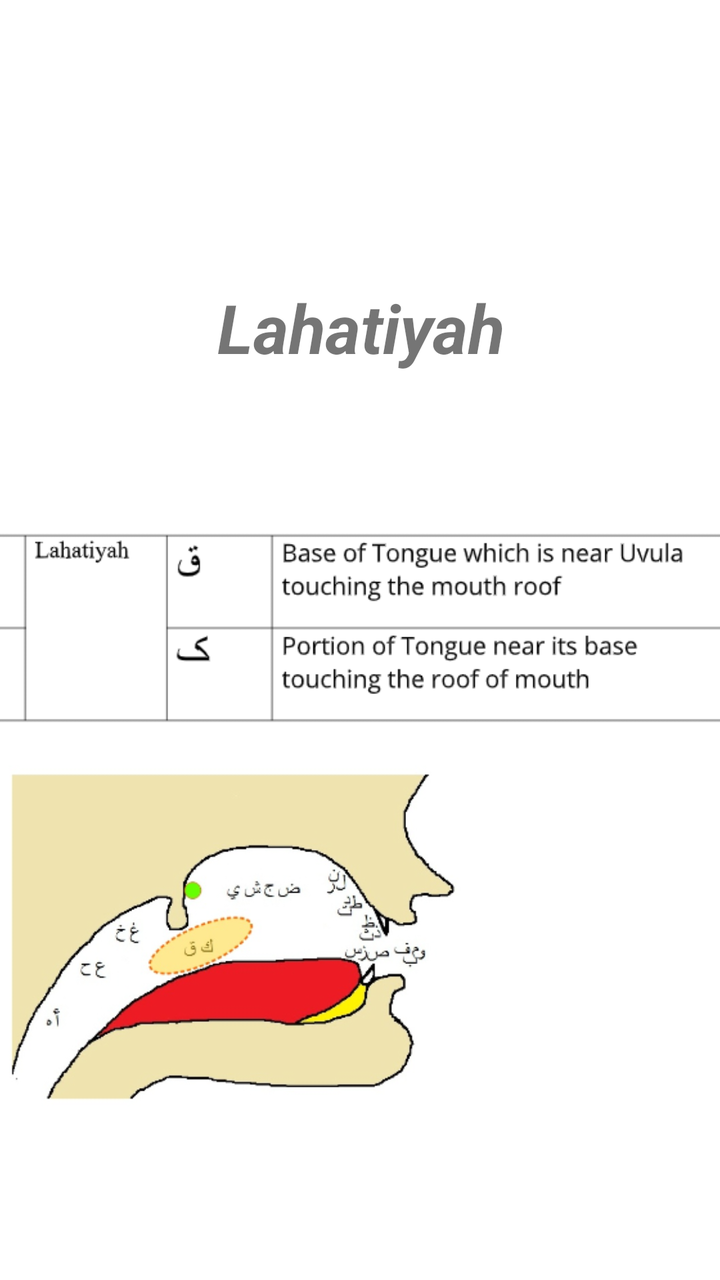
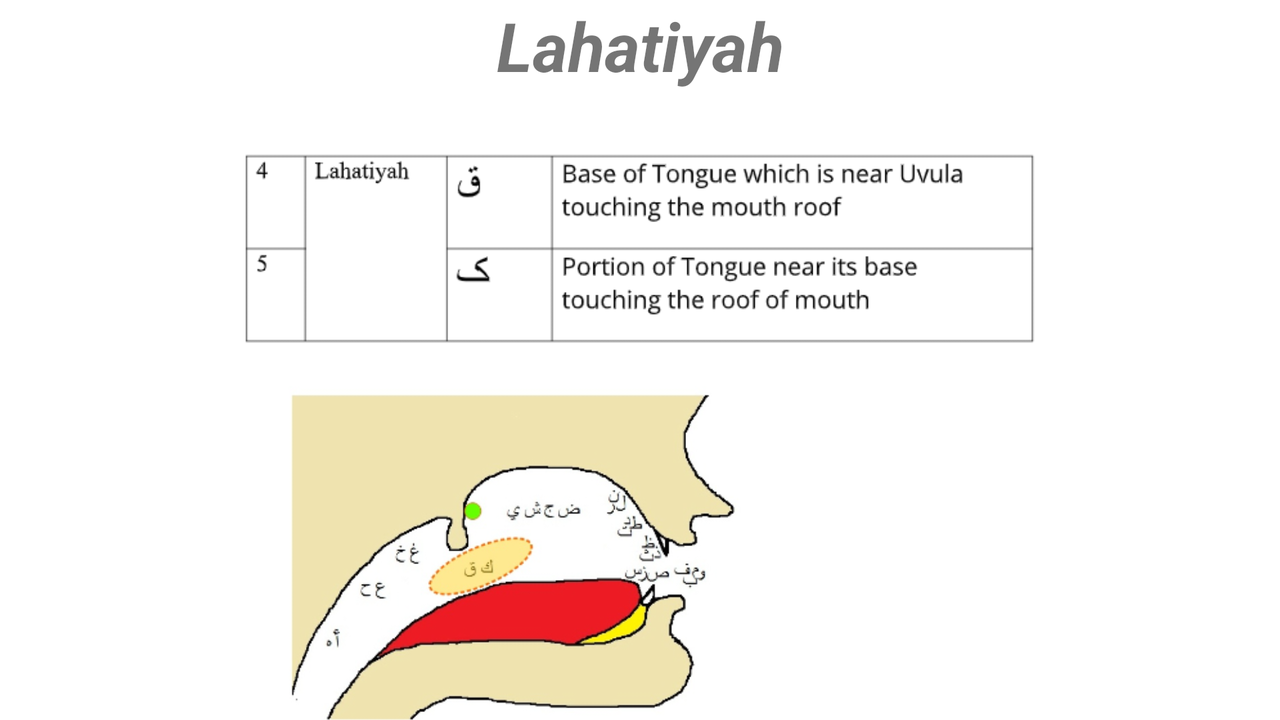

An Android layout and its configuration variant, each rendered on a device that would load it. The default file and the variant file are quoted in full after the pictures.
<!-- AndroidManifest.xml: application theme Theme.Makharijapp -->
<!-- res/layout/activity_lahatiyah_page.xml -->
<?xml version="1.0" encoding="utf-8"?>
<androidx.constraintlayout.widget.ConstraintLayout xmlns:android="http://schemas.android.com/apk/res/android"
    xmlns:app="http://schemas.android.com/apk/res-auto"
    xmlns:tools="http://schemas.android.com/tools"
    android:layout_width="match_parent"
    android:layout_height="match_parent"
    tools:context=".lahatiyah_page">

    <TextView
        android:id="@+id/textView7"
        android:layout_width="263dp"
        android:layout_height="57dp"
        android:layout_marginStart="75dp"
        android:layout_marginTop="141dp"
        android:layout_marginEnd="74dp"
        android:text="Lahatiyah"
        android:textAlignment="center"
        android:textSize="34sp"
        android:textStyle="bold|italic"
        app:layout_constraintEnd_toEndOf="parent"
        app:layout_constraintStart_toStartOf="parent"
        app:layout_constraintTop_toTopOf="parent" />

    <ImageView
        android:id="@+id/imageView3"
        android:layout_width="398dp"
        android:layout_height="439dp"
        android:layout_marginStart="6dp"
        android:layout_marginTop="37dp"
        android:layout_marginEnd="7dp"
        android:layout_marginBottom="57dp"
        app:layout_constraintBottom_toBottomOf="parent"
        app:layout_constraintEnd_toEndOf="parent"
        app:layout_constraintStart_toStartOf="parent"
        app:layout_constraintTop_toBottomOf="@+id/textView7"
        app:srcCompat="@drawable/lahatiyah" />
</androidx.constraintlayout.widget.ConstraintLayout>
<!-- resources referenced by this layout -->
<resources>
  <!-- drawable lahatiyah: png bitmap (drawable, 83233 bytes) -->
  <style name="Theme.Makharijapp" parent="Theme.MaterialComponents.DayNight.DarkActionBar">
          
          <item name="colorPrimary">@color/purple_500</item>
          <item name="colorPrimaryVariant">@color/purple_700</item>
          <item name="colorOnPrimary">@color/white</item>
          
          <item name="colorSecondary">@color/teal_200</item>
          <item name="colorSecondaryVariant">@color/teal_700</item>
          <item name="colorOnSecondary">@color/black</item>
          
          <item name="android:statusBarColor" tools:targetApi="l">?attr/colorPrimaryVariant</item>
          
      </style>
</resources>
<!-- res/layout-land/activity_lahatiyah_page.xml (the repository's variant of the layout above) -->
<!-- drawn on the phone turned sideways -->
<?xml version="1.0" encoding="utf-8"?>
<androidx.constraintlayout.widget.ConstraintLayout xmlns:android="http://schemas.android.com/apk/res/android"
    xmlns:app="http://schemas.android.com/apk/res-auto"
    xmlns:tools="http://schemas.android.com/tools"
    android:layout_width="match_parent"
    android:layout_height="match_parent"
    tools:context=".lahatiyah_page">

    <TextView
        android:id="@+id/textView7"
        android:layout_width="263dp"
        android:layout_height="57dp"
        android:text="Lahatiyah"
        android:textAlignment="center"
        android:textSize="34sp"
        android:textStyle="bold|italic"
        app:layout_constraintEnd_toEndOf="parent"
        app:layout_constraintStart_toStartOf="parent"
        app:layout_constraintTop_toTopOf="@+id/imageView3" />

    <ImageView
        android:id="@+id/imageView3"
        android:layout_width="398dp"
        android:layout_height="439dp"
        app:layout_constraintEnd_toEndOf="parent"
        app:layout_constraintStart_toStartOf="parent"
        app:layout_constraintTop_toTopOf="parent"
        app:srcCompat="@drawable/lahatiyah" />
</androidx.constraintlayout.widget.ConstraintLayout>
